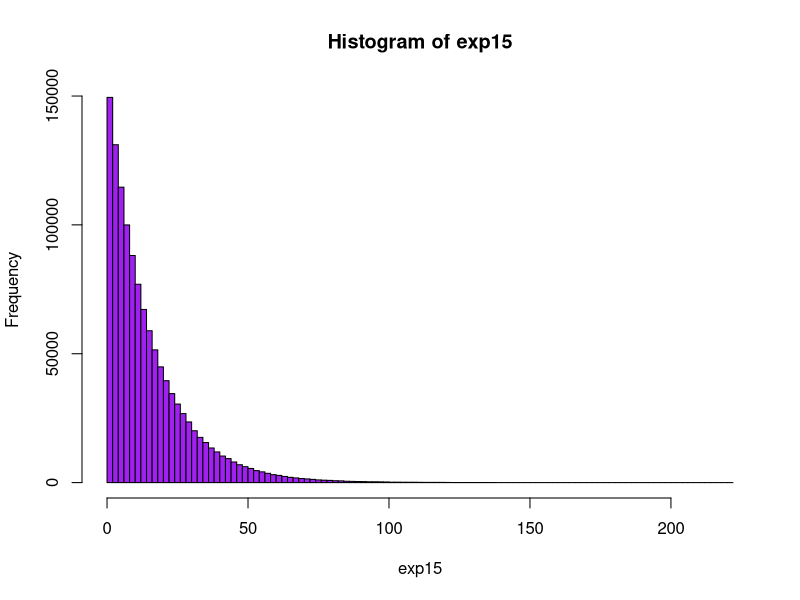
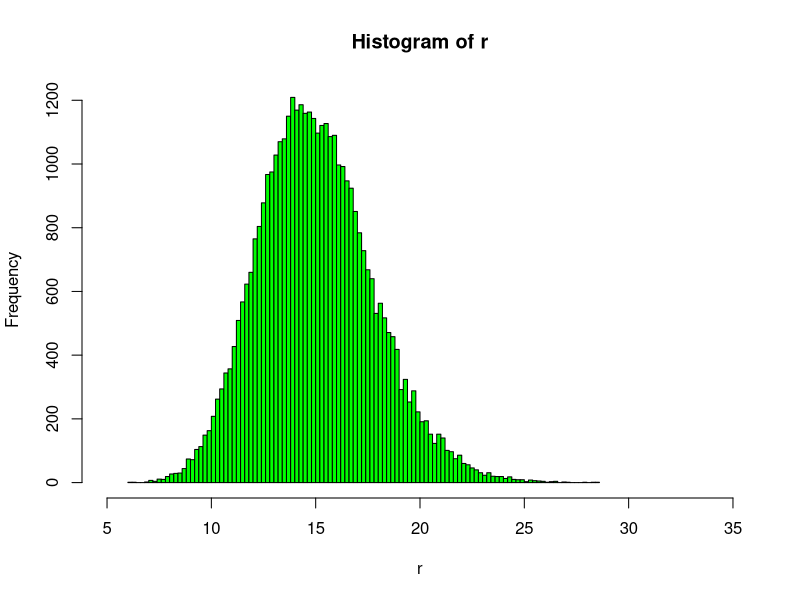

These charts were generated, in order, by the following R code:
#               Central Limit Theorem: A Demonstration

# (a) Simulate 1,200,000 data values that are exponentially-distributed
# with a mean of 15; assign these values to an object named 'exp15'

rexp(1200000, 1/15) -> exp15



# (b) Display data in 'exp15' is a histogram (to make sure shape of 
# the distribution looks 'exponential'). Confirm that the mean and
# standard deviation of 'exp15' are equal to 15.

hist(exp15, col = 'purple', breaks = 100)

mean(exp15); sd(exp15)



# (c) Reshape the data in 'exp15' into a matrix with 40,000 rows and
# 30 columns (note: 40,000 rows of 30 columns includes 1,200,000 data 
# values.) Note: the second argument of the matrix() function indicates
# the number of rows the matrix must have. Assign the result to 'm.'

m <- matrix(exp15, 40000)



# (d) Find the mean of all 40,000 rows (remember that each row has 30
# values); assign the 40,000 values ( i.e., means) to an object named 'r.'

rowMeans(m) -> r



# (e) Display the 'r' data in a histogram.  Confirm that it is 'normal.'

hist(r, col = 'green', breaks = 100, xlim = c(5, 35))



# (f) Now that we know the 'shape' of the sampling distribution of x-bar is
# normal, confirm that its mean = 15   

mean(exp15); mean(r)



# (g) And now that we know that (1) the sampling distribution of x-bar 
# is normal and (b) the mean of the sampling distribution is 15, confirm
# that the standard deviation of the sampling distribution of x-bar is
# 15/sqrt(30) = 2.74 (roughly). 

sd(exp15)/sqrt(30); sd(r)